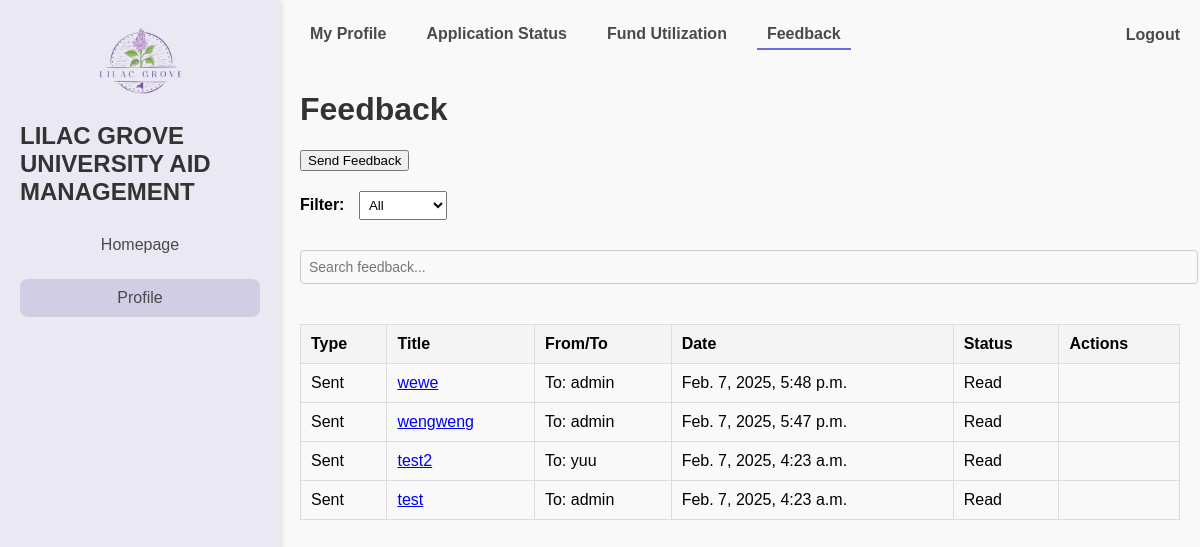
The app's page /profile/?tab=feedback (signed in) with its own data.
### feedbacks/models.py (models this page shows, shortened)
class Feedback(models.Model):
    CATEGORY_CHOICES = [
        ('system/application', 'System/Application'),
        ('aid_programs', 'Aid Programs'),
    ]
    sender = models.ForeignKey(settings.AUTH_USER_MODEL, related_name='sent_feedbacks', on_delete=models.CASCADE)
    receiver = models.ForeignKey(settings.AUTH_USER_MODEL, related_name='received_feedbacks', on_delete=models.CASCADE)
    title = models.CharField(max_length=255)
    message = models.TextField()
    category = models.CharField(max_length=20, choices=CATEGORY_CHOICES)
    attachment = models.FileField(upload_to='feedback_attachments/', blank=True, null=True)
    is_read = models.BooleanField(default=False)  # Track if the feedback is read
    created_at = models.DateTimeField(auto_now_add=True)
    updated_at = models.DateTimeField(auto_now=True)
    class Meta:
        db_table = 'feedback'

### users/models.py (models this page shows, shortened)
class Account(AbstractUser):
    ROLE_LIST = [
        ('student', 'Student'),
        ('officer', 'Aid Officer'),
        ('funder', 'Funder'),
        ('administrator', 'Administrator'),
    ]
    role = models.CharField(max_length=13, choices=ROLE_LIST)
    study_program = models.CharField(max_length=100, blank=True, null=True)  # only for Students
    years_of_study = models.IntegerField(blank=True, null=True)
    gpa = models.FloatField(blank=True, null=True)
    organization_name = models.CharField(max_length=255, blank=True, null=True)
    is_approved = models.BooleanField(default=False)
    phone_number = models.CharField(max_length=15, blank=True, null=True)
    created_at = models.DateTimeField(default=now)
    updated_at = models.DateTimeField(auto_now=True)
    class Meta:
        db_table = 'users_masterlist'

### users/views.py (the view)
# urls.py: path('profile/', views.dashboard, name = 'dashboard'),
@login_required
def dashboard(request):
    role_dashboard_map = {
        'administrator': admin_dashboard,
        'student': student_dashboard,
        'officer': officer_dashboard,
        'funder': funder_dashboard,
    }
    user_role = request.user.role
    if user_role in role_dashboard_map:
        return role_dashboard_map[user_role](request)
    else:
        messages.error(request, "Your role is not recognized. Please contact support.")
        return redirect('home')  # Redirect to a safe fallback page

### users/views.py (called while the page is built)
def role_required(role_name):
    def decorator(view_func):
        def wrapper(request, *args, **kwargs):
            if request.user.role != role_name:
                raise PermissionDenied("You do not have permission to access this page.")
            return view_func(request, *args, **kwargs)
        return wrapper
    return decorator

### users/templates/dashboards/dashboard.html (shortened to what this page needs)
{% extends "base.html" %}
{% load static %}
{% block statics %}
    <link rel="stylesheet" href="{% static 'css/Dashboard.css' %}">
{% endblock statics %}
{% block content %}
    <div class="container">
        <aside class="sidebar">
            <div class="logo">
                <img src="{% static "img/logo.png" %}" alt="Lilac Grove Logo">
                <h1>LILAC GROVE UNIVERSITY AID MANAGEMENT</h1>
            </div>
            <nav class="menu">
                {% block menu %}
                <a href="{% url 'dashboard' %}?tab=financial_aid" class="menu-item {% if active_menu == 'homepage' %}active{% endif %}">
                    Homepage
                </a>
                <a href="{% url 'dashboard' %}?tab=my_profile" class="menu-item {% if active_menu == 'profile' %}active{% endif %}">
                    Profile
                </a>
                {% endblock menu %}
            </nav>
        </aside>
        <main class="content">
            <div class="navbar">
                <div class="tabs">
                    {% for item in navbar_content %}
                    <a href="{% url 'dashboard' %}?tab={{ item.tab }}" class="tab {% if active_tab == item.tab %}active{% endif %}">
                        {{ item.name }}
                    </a>
                    {% endfor %}
                </div>
                <div class="logout">
                    <a href="{% url "logout" %}">Logout</a>
                </div>
            </div>
            {% block dashboard %}
                {% if active_tab == 'my_profile' %}
                    <section class="profile-details">
                        <div class="profile-header">
                            <h2>Profile Details</h2>
                            <button class="action-button edit-btn" data-user-id="{{ request.user.id }}" data-bs-toggle="modal" data-bs-target="#editUserModal">Edit</button>
                        </div>
                        <div class="details">
                            <form>
                                <div class="form-group full-width">
                                    <label for="username">Username</label>
                                    <input type="text" id="username" placeholder="{{user.username}}" readonly>
                                </div>
                                <div class="form-group">
                                    <label for="fullname">First Name</label>
                                    <input type="text" id="fullname" placeholder="{{user.first_name}}" readonly>
                                </div>
                                <div class="form-group">
                                    <label for="studentid">Last Name</label>
                                    <input type="text" id="lastname" placeholder="{{user.last_name}}" readonly>
                                </div>
                                <div class="form-group">
                                    <label for="email">Email</label>
                                    <input type="email" id="email" placeholder="{{user.email}}" readonly>
                                </div>
                                <div class="form-group">
                                    <label for="phone_number">Contact Number</label>
                                    <input type="tel" name="phone_number" placeholder="{{user.phone_number}}" readonly>
                                </div>
                                <div class="form-group">
                                    <label for="years_of_study">Years of Study</label>
                                    <input type="text" id="years_of_study" placeholder="{{user.years_of_study}}" readonly>
                                </div>
                                <div class="form-group">
                                    <label for="years_of_study">Study Program</label>
                                    <input type="text" id="study_program" placeholder="{{user.study_program}}" readonly>
                                </div>
                            </form>
                        </div>
                    </section>
                    {% include 'others/profilemodal.html' %}
                    <section class="impact-report">
                        <div class="report-header">
                            <h2>Impact Report</h2>
                            <button class="upload-button">Upload</button>
                        </div>
                        <table>
                            <thead>
                                <tr>
                                    <th>Document</th>
                                    <th>Status</th>
                                    <th>Last Update</th>
                                </tr>
                            </thead>
                            <tbody>
                                {% for report in reports %}
                                <tr>
                                    <td>{{ report.document_name }}</td>
                                    <td>{{ report.status }}</td>
                                    <td>{{ report.last_update }}</td>
                                </tr>
                                {% empty %}
                                <tr>
                                    <td colspan="3">No reports available</td>
                                </tr>
                                {% endfor %}
                            </tbody>
                        </table>
                    </section>
                    <div class="delete-account-section">
                        <h3>Delete Account</h3>
                        <p>To confirm your identity, please verify your password:</p>
                        <form method="POST" action="/delete-account/">
                            <input
                                type="password"
                                name="password"
                                placeholder="Password"
                                required
                                class="delete-account-input"
                            />
                            <button type="submit" class="delete-button">Continue</button>
                        </form>
                    </div>
                {% elif active_tab == 'feedback' %}
                    {% include "feedbacks/feedback.html" with feedback_list=feedback_list %}
                {% elif active_tab == 'notification' %}
                    {% include "notifications/list.html" %}
                {% endif %}
            {% endblock dashboard %}
        </main>
    </div>
{% endblock content %}

### feedbacks/templates/feedbacks/feedback.html (shortened to what this page needs)
<!DOCTYPE html>
<html lang="en">
<head>
</head>
<body>
    <h1>Feedback</h1>
    <div class="actions">
        <button onclick="openModal('send-feedback')">Send Feedback</button>
    </div>
    <div class="filters">
        <label for="filter-dropdown">Filter:</label>
        <select id="filter-dropdown" onchange="filterFeedback(this.value)">
            <option value="all">All</option>
        </select>
    </div>
    <div class="search-bar">
        <input type="text" id="search-input" placeholder="Search feedback..." onkeyup="filterFeedback()">
    </div>
    <table id="feedback-table">
        <thead>
            <tr>
                <th>Type</th>
                <th>Title</th>
                <th>From/To</th>
                <th>Date</th>
                <th>Status</th>
                <th>Actions</th>
            </tr>
        </thead>
        <tbody>
            {% for item in feedback_list %}
                <tr class="feedback-row {% if item.type == 'Sent' %}sent{% else %}received{% endif %}">
                    <td>{{ item.type }}</td>
                    <td>
                        <a href="#"
                            onclick="showFeedbackContent(
                                '{{ item.feedback.id }}',
                                '{{ item.feedback.title|escapejs }}',
                                '{{ item.feedback.message|escapejs }}',
                                {% if item.feedback.attachment %}'{{ item.feedback.attachment.url|escapejs }}'{% else %}null{% endif %}
                            )">
                            {{ item.feedback.title }}
                        </a>
                    </td>
                    <td>
                        {% if item.type == 'Sent' %}
                            To: {{ item.feedback.receiver.username }}
                        {% else %}
                            From: {{ item.feedback.sender.username }}
                        {% endif %}
                    </td>
                    <td>{{ item.feedback.created_at }}</td>
                    <td id="status-{{item.feedback.id}}">
                        {% if not item.feedback.is_read and item.feedback.receiver == request.user %}
                            <strong>Unread</strong>
                        {% else %}
                            Read
                        {% endif %}
                    </td>
                    <td>
                    </td>
                </tr>
            {% empty %}
                <tr>
                    <td colspan="6">No feedback available.</td>
                </tr>
            {% endfor %}
        </tbody>
    </table>
</body>
</html>

### static/css/main.css (style rules this page uses)
body { font-family: Arial, sans-serif; margin: 0; padding: 0; background-color: #f9f9f9; min-height: 100vh; display: flex; justify-content: center; align-items: center; }

### users/static/css/dashboard.css (style rules this page uses)
.container { display: flex; min-height: 100vh; width: 100%; margin: 0; padding: 0; overflow: hidden; }
.sidebar { width: 240px; background-color: #eae8f2; padding: 20px; box-shadow: 2px 0 5px rgba(0, 0, 0, 0.1); }
.logo img { max-width: 120px; margin: 0 auto 20px; display: block; }
.menu { display: flex; flex-direction: column; gap: 15px; }
.menu-item { text-decoration: none; color: #4a4a4a; font-size: 16px; padding: 10px; text-align: center; border-radius: 8px; transition: background-color 0.3s; }
.menu-item:hover, .menu-item.active { background-color: #d1cde5; color: #4a4a4a; }
.content { flex: 1; display: flex; flex-direction: column; padding: 20px; box-sizing: border-box; width: calc(100% - 240px); overflow-y: auto; }
.navbar { display: flex; justify-content: space-between; align-items: center; margin-bottom: 20px; }
.tabs { display: flex; gap: 20px; }
.tab { text-decoration: none; font-weight: bold; color: #4a4a4a; padding: 5px 10px; border-bottom: 2px solid transparent; transition: border-color 0.3s; }
.tab.active { border-color: #6b6bdf; }
.logout a { text-decoration: none; color: #4a4a4a; font-weight: bold; }
label { font-weight: bold; margin-bottom: 5px; }
input { padding: 10px; border: 1px solid #ccc; border-radius: 5px; background-color: #f9f9f9; font-size: 14px; }

### feedbacks/templates/feedbacks/feedback.html (style rules this page uses)
h1 { color: #333; }
.actions, .filters, .search-bar { margin-bottom: 20px; }
.filters select { padding: 5px; margin-left: 10px; }
.search-bar input { width: 100%; padding: 8px; margin-top: 10px; border: 1px solid #ccc; border-radius: 4px; }
table { width: 100%; border-collapse: collapse; margin-top: 20px; }
table th, table td { padding: 10px; border: 1px solid #ddd; text-align: left; }
table th { background-color: #f4f4f4; }
table tr:nth-child(even) { background-color: #f9f9f9; }

### records on screen
Feedback: type "Sent", feedback "wewe", feedback.receiver.username "admin", feedback.created_at "Feb. 7, 2025, 5:48 p.m.", is_read "Read"
Feedback: type "Sent", feedback "wengweng", feedback.receiver.username "admin", feedback.created_at "Feb. 7, 2025, 5:47 p.m.", is_read "Read"
Feedback: type "Sent", feedback "test2", feedback.receiver.username "yuu", feedback.created_at "Feb. 7, 2025, 4:23 a.m.", is_read "Read"
Feedback: type "Sent", feedback "test", feedback.receiver.username "admin", feedback.created_at "Feb. 7, 2025, 4:23 a.m.", is_read "Read"

### other values on screen
{{ item.name }} "My Profile" "Application Status" "Fund Utilization" "Feedback"
